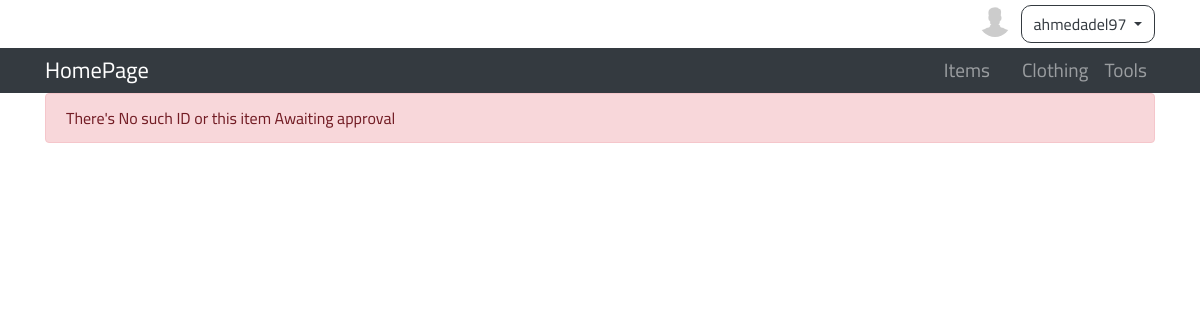
Page /items.php?itemid=25 (signed in) on the earlier database version.
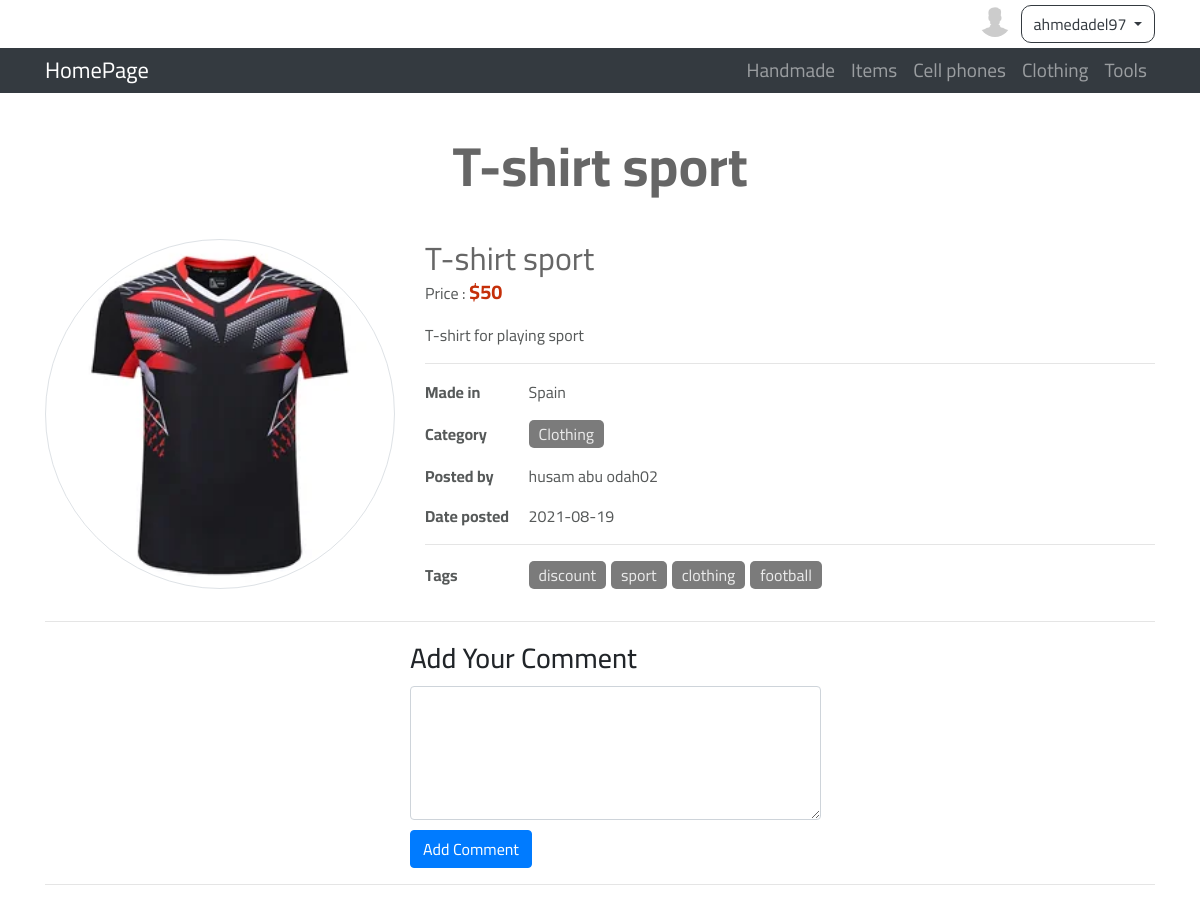
Same page on the later database version.
### tables this page shows
CREATE TABLE `categories` (
  `ID` int(11) NOT NULL,
  `Name` varchar(255) NOT NULL,
  `Description` text NOT NULL,
  `parent` int(11) NOT NULL,
  `Ordering` int(11) DEFAULT NULL,
  `Visibility` tinyint(4) NOT NULL DEFAULT 0,
  `Allow_comment` tinyint(4) NOT NULL DEFAULT 0,
  `Allow_Ads` tinyint(4) NOT NULL DEFAULT 0
);

CREATE TABLE `items` (
  `Item_ID` int(11) NOT NULL,
  `Name` varchar(255) NOT NULL,
  `Description` text NOT NULL,
  `Price` varchar(255) NOT NULL,
  `Add_Date` date NOT NULL,
  `Country_Made` varchar(255) NOT NULL,
  `Image` varchar(255) NOT NULL,
  `Status` varchar(255) NOT NULL,
  `Approve` tinyint(4) NOT NULL DEFAULT 0,
  `Cat_ID` int(11) NOT NULL,
  `Member_ID` int(11) NOT NULL,
  `tags` varchar(255) NOT NULL
);

CREATE TABLE `users` (
  `UserID` int(11) NOT NULL COMMENT 'To Identify User',
  `Username` varchar(255) NOT NULL COMMENT 'Username To Login',
  `Password` varchar(255) NOT NULL COMMENT 'Password To Login',
  `Email` varchar(255) NOT NULL,
  `FullName` varchar(255) NOT NULL,
  `GroupID` int(11) NOT NULL DEFAULT 0 COMMENT 'Identify user Group',
  `RegStatus` int(11) NOT NULL DEFAULT 0 COMMENT 'User Approval',
  `Date` date NOT NULL DEFAULT current_timestamp(),
  `Avatar` varchar(255) NOT NULL
);

### init.php (called while the page is built, shortened)
<?php
include 'admin/connect.php';
$sessionUser = '';
if(isset($_SESSION['user'])) {
    $sessionUser = $_SESSION['user'];
}
$tpl    = 'includes/templates/';
$css    = 'layout/css/';
$lang 	= 'includes/languages/';
$func 	= 'includes/functions/';
include $func . 'functions.php';
include $lang . 'english.php';
include $tpl . 'header.php';

### includes/languages/english.php (called while the page is built)
<?php
    function lang($phrase) {
        static $lang = array (
            'DIRECTION'     => 'ltr',
            'Profile'      => 'My Profile',
            'New_Item'   => 'New Item' ,
            'My_Items'   => 'My Items' ,
            'LOGOUT'        => 'Logout',
            'HomePage'    => 'HomePage' ,
            'Handmade'    => 'Handmade' ,
            'Computers'         => 'Items' ,
            'Cell phones'       => 'Cell phones' ,
            'Clothing'      => 'Clothing' ,
            'Tools'    => 'Tools' ,
            'Samsung'          => 'Samsung',
            'Hammers' => 'Hammers',
            'iPhone mobiles'  => 'iPhone mobiles',
        );
        return $lang[$phrase];
    }

### includes/functions/functions.php (called while the page is built, shortened)
<?php
	function getAllFrom($field , $table ,$where = NULL , $and = NULL ,  $orderField , $ordering="DESC") {
		global $con;
		$getAll= $con->prepare("SELECT $field  FROM $table $where $and ORDER BY $orderField $ordering");
		$getAll->execute();
		$all = $getAll->fetchAll();
		return $all;
	}

### items.php (the view, shortened to what this page needs)
<?php
    include 'init.php';
    $itemid = isset($_GET['itemid']) && is_numeric($_GET['itemid']) ? intval($_GET['itemid']): 0;
    $stmt = $con->prepare("SELECT
                                items.* , categories.Name AS catogry_name , users.Username
                            FROM
                                items
                            INNER JOIN
                                categories
                            ON
                                items.Cat_ID = categories.ID
                            INNER JOIN
                                users
                            ON
                                items.Member_ID = users.UserID
                            WHERE
								Item_ID = ?
                            AND
                                Approve = 1");
    $stmt->execute(array($itemid));
    $count = $stmt->rowCount();
    if($count > 0) {
    $item = $stmt->fetch();
?>
    <h2 class="text-center"><?php echo $item['Name']?></h2>
    <div class="container">
        <div class="row">
            <div class="col-md-4">
                <?php echo '<img class="card-img-top img-fluid img-thumbnail rounded-circle d-block m-auto" src="layout/assets/' . $item["Image"] . '" alt="Card image">'; ?>
            </div>
            <div class="col-md-8 item-info">
                <h2 class="special-heading"><?php echo $item['Name']?></h2>
                <p class="price-color">Price  : <span>$<?php echo $item['Price']?></span></p>
                <p><?php echo $item['Description']?></p>
                <hr>
                <p><span>Made in </span> <?php echo ucfirst($item['Country_Made'])?></p>
                <p class="tags-items"><span>Category </span> <a href="categories.php?pageid=<?php echo $item['Cat_ID']?>"><?php echo $item['catogry_name']?></a></p>
                <p><span>Posted by </span> <?php echo $item['Username']?></p>
                <p><span>Date posted  </span> <?php echo $item['Add_Date']?></p>
                <hr>
                <p class="tags-items">
                    <span>Tags </span>
                    <?php
                        $alltags = explode("," , $item['tags']) ;
                        foreach($alltags as $tag) {
                            $tagWithoutSpace = str_replace(" ", "" , $tag);
                            $lowerTag = strtolower($tagWithoutSpace);
                            if(!empty($tag)) {
                                echo "<a href='tags.php?name={$lowerTag}'>" . $tag . '</a>';
                            }
                        }
                    ?>
                </p>
            </div>
        </div>
        <hr>
        <?php if(isset($_SESSION['user'])) {?>
            <div class="row">
                <div class="offset-md-4 add-comment">
                    <h3>Add Your Comment</h3>
                    <form action="<?php echo $_SERVER['PHP_SELF'] . '?itemid=' . $item['Item_ID']  ?>" method="POST">
                        <textarea class="form-control" name="comment" cols="50" rows="5" required aria-required="true" aria-label="comment"></textarea>
                        <input class="btn btn-primary" type="submit" value="Add Comment" role="button">
                    </form>
                </div>
            </div>
            <?php } else {
                echo 'Please <a href="login.php" role="button">Login</a> or <a href="login.php">Register</a> to add a comment';
            } ?>
        <hr>
    </div>
<?php
    } else {
        echo '<div class="container">';
            echo '<div class="alert alert-danger" role="alert">There\'s No such ID or this item Awaiting approval</div>';
        echo '</div>';
    }
    include $tpl . 'footer.php';
?>

### includes/templates/header.php (shortened to what this page needs)
<!DOCTYPE html>
<html dir="<?php echo lang('DIRECTION'); ?>" lang="en">
    <head>
        <link rel="stylesheet" href="https://pro.fontawesome.com/releases/v5.10.0/css/all.css"/>
        <link rel="stylesheet" href="https://maxcdn.bootstrapcdn.com/bootstrap/4.0.0/css/bootstrap.min.css">
        <link rel="stylesheet" href="<?php echo $css?>jquery-ui.min.css">
        <link rel="stylesheet" href="<?php echo $css?>jquery.selectBoxIt.css">
        <link rel="stylesheet" href="<?php echo $css?>frontend.css">
    </head>
    <body>
        <div class="upper-bar">
            <div class="container text-right">
                <?php
                    if(isset($_SESSION['user'])){ ?>
                    <?php
                        $getUser = $con->prepare("SELECT * FROM users WHERE Username = ?");
                        $getUser->execute(array($sessionUser));
                        $info = $getUser->fetch();
                        $userAvatar = $info['Avatar'];
                    ?>
                        <div class="btn-group my-info">
                            <?php
                                if(empty($userAvatar)){
                                    echo '<img class="rounded-circle" src="admin/uploads/avatars/default.png" alt = "Default image">';
                                } else {
                                    echo '<img class="rounded-circle" src="admin/uploads/avatars/' . $userAvatar . '" alt = "avatar image">';
                                }
                            ?>
                            <span class="btn btn-outline-dark dropdown-toggle" data-toggle="dropdown"> <?php echo $sessionUser?> </span>
                        </div>
                <?php
                    } else {
                ?>
                <a href="login.php">
                    <div class="text-right button-login" role="button">Login/Singup</div>
                </a>
                <?php } ?>
            </div>
        </div>
        <nav class="navbar navbar-expand-lg navbar-dark bg-dark">
            <div class="container">
                <a class="navbar-brand active" href="index.php"><?php echo lang('HomePage'); ?></a>
                <div class="collapse navbar-collapse" id="navbarSupportedContent">
                    <ul class="navbar-nav ml-auto">
                        <?php
                            $allCats = getAllFrom("*","categories","WHERE parent = 0" , "" , "ID" , "ASC");
                            foreach($allCats as $cat) {
                                echo '<li class="nav-item"><a class="nav-link" href="categories.php?pageid=' . $cat['ID'] . '" role="button">' . lang($cat['Name']) . '</a></li>';
                            }
                        ?>
                    </ul>
                </div>
            </div>
        </nav>

### includes/templates/footer.php (shortened to what this page needs)
    </body>
</html>

### layout/css/frontend.css (style rules this page uses)
body { background-color: #fff; font-family: 'Cairo', sans-serif; }
h2 { font-size: 55px; font-weight: bold; margin: 40px 0; color: #666; }
.form-control::placeholder { color: #cacaca; font-size: 14px; }
.row { margin-top: 20px; }
@media (min-width: 992px) { .navbar { padding: 0; } }
.navbar-dark .navbar-brand { font-size: 1.4rem; }
.nav-item { font-size: 1.2rem; }
.img-thumbnail { padding: .2rem; }
.upper-bar { padding: 5px; background-color: #FFF; }
.upper-bar .my-info img { width: 32px; height: 32px; }
.upper-bar .btn-outline-dark { margin-left: 10px; border-radius: 10px !important; }
.special-heading { font-size: 2em; margin: 0; font-weight: normal; }
.item-info p { color:#565959; }
.item-info p span { font-weight: bold; width: 100px; display: inline-block; }
.item-info .price-color span { color:#c52f09; font-weight: bold; font-size: 20px; }
.tags-items a { display: inline-block; background-color: #7b7b7b; padding: 2px 10px; border-radius: 5px; color: #eaeaea; margin-right: 5px }
.add-comment h3 { margin: 0 0 10px; }
.add-comment textarea { margin-bottom: 10px; }

Differences in the rows shown:
now on this page (row edited): categories: Name "Handmade"
now on this page (row edited): categories: Name "Cell phones"
now on this page (row unchanged): items: Name "T-shirt sport", Image (picture), Price "50", Description "T-shirt for playing sport", Country_Made "Spain", Cat_ID.Name "Clothing", Member_ID.Username "husam abu odah02", Add_Date "2021-08-19", tags "discount", tags "sport", tags "clothing", tags "football"
Other differences:
form field value: (not shown) → "Add Comment"
text no longer shown: "There ' s No such ID or this item Awaiting approval"
text now shown: "Price : $ Made in Category Posted by Date posted Tags Add Your Comment"
